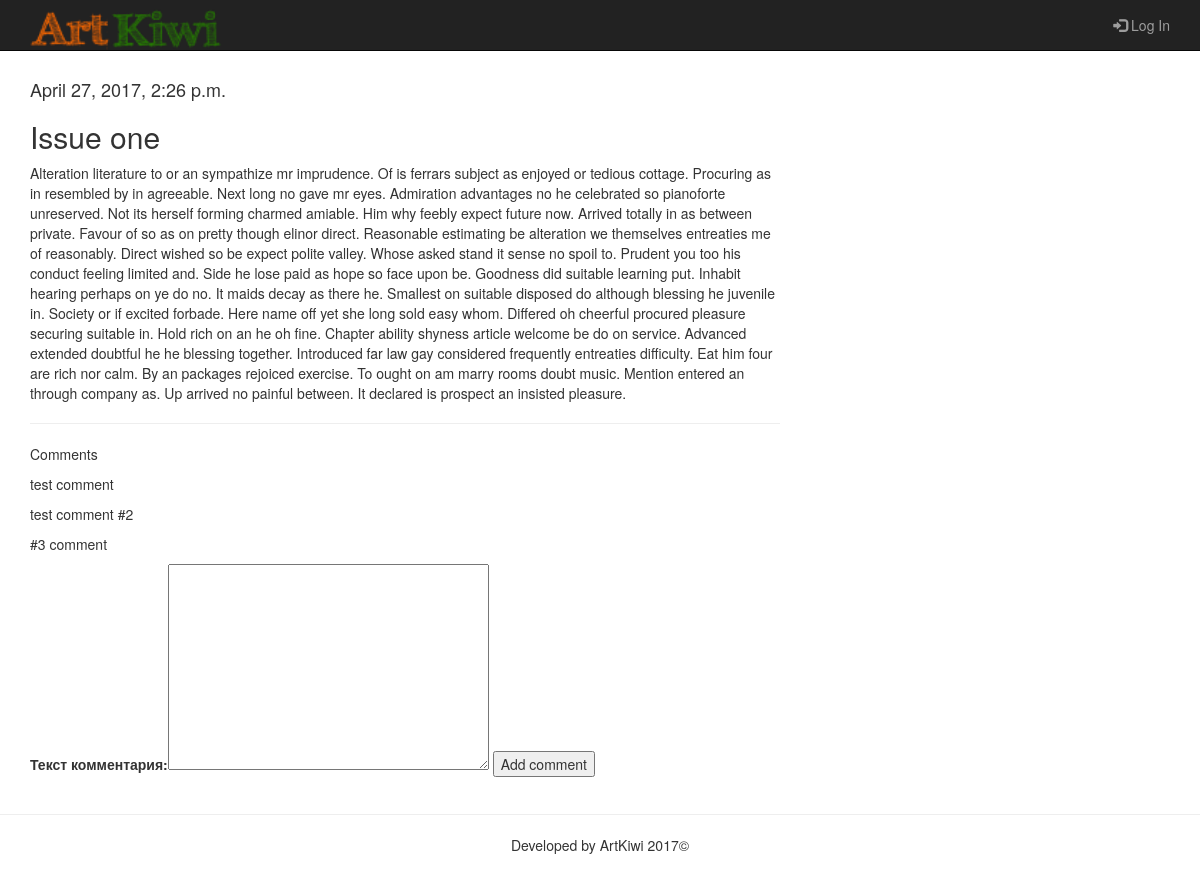
Screenshot of /articles/get/1/ with the database file from the repository.
### article/models.py (models this page shows, shortened)
class Article(models.Model):
    article_title = models.CharField(max_length=200)
    article_text = models.TextField()
    article_date = models.DateTimeField()
    article_likes = models.IntegerField(default=0)
    count_comments = models.IntegerField(default=0)

class Comments(models.Model):
    comments_text = models.TextField(verbose_name="Текст комментария:")
    comments_arcticle = models.ForeignKey(Article)

### article/views.py (the view)
# urls.py: url(r'^articles/get/(?P<article_id>\d+)/$', views.article),
def article(request, article_id=1):
    comment_form = CommentForm
    args = {}
    args.update(csrf(request))
    args['article'] = Article.objects.get(id=article_id)
    args['comments'] = Comments.objects.filter(comments_arcticle_id=article_id)
    args['form'] = comment_form
    args['username'] = auth.get_user(request).username
    args['count_comments'] = Comments.objects.get(id=article_id)
    return render(request, 'article.html', args)

### article/templates/article.html (shortened to what this page needs)
﻿{%extends 'main.html'%}
{% block article %}
 <h4> {{article.article_date}}</h4>
    <h2> {{article.article_title}}</h2>
    <p>{{ article.article_text}}</p>
    <hr />
 <p>Comments</p>
{%for comment in comments%}
<p> {{comment.comments_text}}</p>
{%endfor%}
<form id="form" action="/article/addcomment/{{article.id}}/" method= "post" >
    {{form}}
    <input type="submit" class="button" value="Add comment" />
</form>
{% endblock %}

### article/static/css/site.css (style rules this page uses)
html { min-height:100%; margin-top: 50px; }

### rows the page displays
Article: article_date "April 27, 2017, 2:26 p.m.", article_title "Issue one", article_text "Alteration literature to or an sympathize mr imprudence. Of is ferrars subject as enjoyed or tedious cottage. Procuring as in resembled by in agreeable. Next long no gave mr eyes. Admiration advantages no he celebrated so pianoforte unreserved. Not its herself forming charmed amiable. Him why feebly expect future now. Arrived totally in as between private. Favour of so as on pretty though elinor direct. Reasonable estimating be alteration we themselves entreaties me of reasonably. Direct wished so be expect polite valley. Whose asked stand it sense no spoil to. Prudent you too his conduct feeling limited and. Side he lose paid as hope so face upon be. Goodness did suitable learning put.…"
Comments: comments_text "test comment"
Comments: comments_text "test comment #2"
Comments: comments_text "#3 comment"
